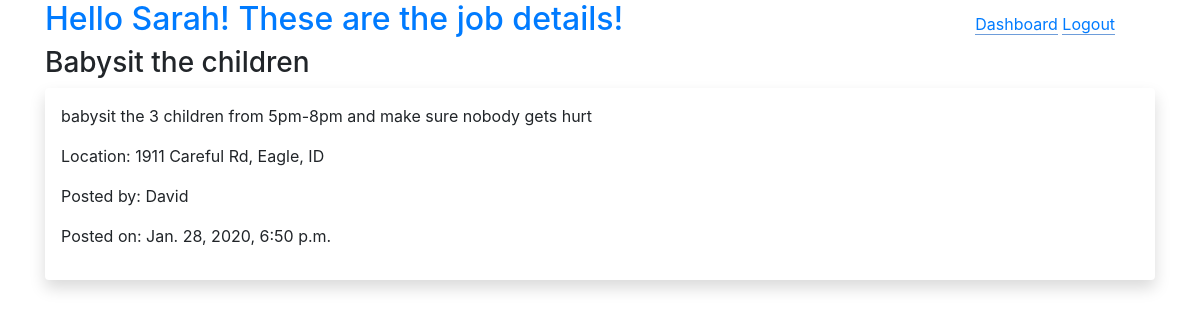
The app's page /jobs/3 (signed in) with its own data.
### belt_app/models.py (models this page shows)
class User(models.Model):
    first_name = models.CharField(max_length=55)
    last_name = models.CharField(max_length=55)
    email = models.CharField(max_length=55)
    password = models.CharField(max_length=55)
    created_at = models.DateTimeField(auto_now_add=True)
    updated_at = models.DateTimeField(auto_now=True)
    objects = UserManager()

class Job(models.Model):
    title = models.CharField(max_length=255)
    user = models.ForeignKey(User, related_name="jobs", on_delete=models.CASCADE)
    description = models.TextField()
    location = models.CharField(max_length=255)
    created_at = models.DateTimeField(auto_now_add=True)
    updated_at = models.DateTimeField(auto_now=True)
    objects = JobManager()

### belt_app/views.py (the view)
# urls.py: path('jobs/<int:job_id>', views.viewJobPage),
def viewJobPage(request, job_id):
    context = {
        "user": User.objects.get(id=request.session['userid']),
        "job": Job.objects.get(id=job_id),
    }
    return render(request, "jobs_view.html", context)

### belt_app/templates/jobs_view.html (shortened to what this page needs)
<!DOCTYPE html>
<html lang="en">
<head>
    <link rel="stylesheet" href="https://stackpath.bootstrapcdn.com/bootstrap/4.4.1/css/bootstrap.min.css">
</head>
<body>
    <div class="container">
        <h2 class="text-primary leftside">Hello {{user.first_name}}! These are the job details!</h2>
        <div class="rightside">
            <a href="/dashboard">Dashboard</a>
            <a href="/logout">Logout</a>
        </div>
        <h3>{{job.title}}</h3>
        <div class="shadow p-3 mb-5 bg-white rounded">
            <p>{{job.description}}</p>
            <p>Location: {{job.location}}</p>
            <p>Posted by: {{job.user.first_name}}</p>
            <p>Posted on: {{job.created_at}}</p>
        </div>
    </div>
</body>
</html>

### belt_app/templates/jobs_view.html (style rules this page uses)
.leftside { display: inline-block; width: 60%; text-align: left; }
.rightside { display: inline-block; width: 36%; text-align: right; }
.rightside a { border-bottom: 1px solid rgb(110, 157, 218); }

### records on screen
User: first_name "Sarah"
Job: title "Babysit the children", description "babysit the 3 children from 5pm-8pm and make sure nobody gets hurt", location "1911 Careful Rd, Eagle, ID", user.first_name "David", created_at "Jan. 28, 2020, 6:50 p.m."
